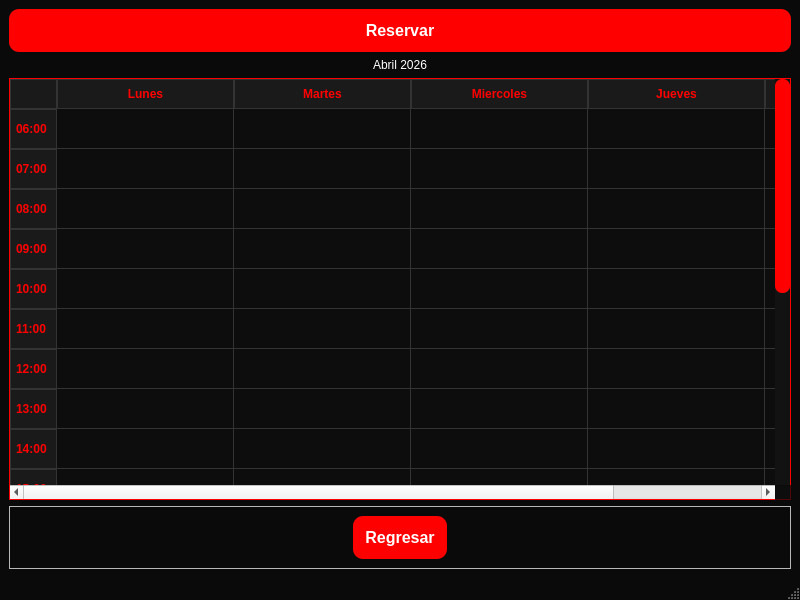
<?xml version="1.0" encoding="UTF-8"?>
<ui version="4.0">
 <class>MainWindow</class>
 <widget class="QMainWindow" name="MainWindow">
  <property name="geometry">
   <rect>
    <x>0</x>
    <y>0</y>
    <width>800</width>
    <height>600</height>
   </rect>
  </property>
  <property name="minimumSize">
   <size>
    <width>800</width>
    <height>600</height>
   </size>
  </property>
  <property name="windowTitle">
   <string>MainWindow</string>
  </property>
  <property name="styleSheet">
   <string notr="true">/* =========================================
   1. FONDO DE LA VENTANA (MAINWINDOW)
   ========================================= */
QMainWindow, #centralwidget {
    background-color: #0a0a0a; /* Negro oscuro profundo */
}

/* =========================================
   2. TEXTOS (LABELS)
   ========================================= */
QLabel {
    color: #ffffff; /* Texto blanco */
}

/* =========================================
   3. CAJAS DE TEXTO (USUARIO Y CONTRASEÑA)
   ========================================= */
QLineEdit {
    background-color: rgba(30, 30, 30, 200); /* Gris oscuro semi-transparente */
    border: 2px solid #555555; /* Borde gris apagado por defecto */
    border-radius: 10px; /* Esquinas redondeadas */
    color: #ffffff; /* Letras blancas al escribir */
    padding: 10px;
    font-size: 14px;
}

/* Efecto Neón cuando le das clic a la caja para escribir */
QLineEdit:focus {
    border: 2px solid #ff0000; /* Borde rojo brillante */
    background-color: rgba(50, 20, 20, 200); /* Un ligero tono rojizo en el fondo */
}

/* =========================================
   4. BOTÓN PRINCIPAL (ENTRAR)
   ========================================= */
QPushButton {
    background-color: #ff0000; /* Rojo sólido ZoomFit */
    color: white;
    border-radius: 10px;
    padding: 12px;
    font-size: 16px;
    font-weight: bold;
}

/* Efecto cuando pasas el mouse por encima del botón */
QPushButton:hover {
    background-color: #cc0000; /* Rojo más oscuro para dar efecto de clic */
}

/* =========================================
   5. ESTILO PARA EL CALENDARIO (TABLA)
   ========================================= */
QTableWidget {
    background-color: #0d0d0d;
    gridline-color: #333333; /* Líneas de la tabla discretas */
    border: 1px solid #ff0000;
    color: #ffffff;
}

QHeaderView::section {
    background-color: #1a1a1a;
    color: #ff0000; /* Títulos de días en rojo */
    padding: 5px;
    font-weight: bold;
    border: 1px solid #333333;
}

QTableWidget::item:selected {
    background-color: rgba(255, 0, 0, 100); /* Rojo suave al seleccionar */
    color: white;
}

/* =========================================
   6. ESQUINA SUPERIOR IZQUIERDA DE LA TABLA
   ========================================= */
QTableCornerButton::section {
    background-color: #1a1a1a;
    border: 1px solid #333333;
}

/* =========================================
   7. BARRAS DE DESPLAZAMIENTO (SCROLLBARS)
   ========================================= */
/* Fondo general de la vista de la tabla para áreas sin celdas */
QTableView {
    background-color: #0d0d0d;
}

/* Barra vertical */
QScrollBar:vertical {
    background-color: #121212;
    width: 15px; /* Ancho de la barra */
    margin: 0px 0px 0px 0px;
}

/* El &quot;agarrador&quot; de la barra que subes y bajas */
QScrollBar::handle:vertical {
    background-color: #ff0000; /* Rojo ZoomFit */
    border-radius: 7px;
    min-height: 30px;
}

/* Efecto al pasar el mouse por la barra */
QScrollBar::handle:vertical:hover {
    background-color: #cc0000;
}

/* Ocultar las flechitas feas de arriba y abajo por defecto */
QScrollBar::add-line:vertical, QScrollBar::sub-line:vertical {
    background: none;
    border: none;
}</string>
  </property>
  <widget class="QWidget" name="centralwidget">
   <layout class="QVBoxLayout" name="verticalLayout_2">
    <item>
     <layout class="QVBoxLayout" name="verticalLayout">
      <item>
       <layout class="QHBoxLayout" name="horizontalLayout">
        <item>
         <widget class="QPushButton" name="reserva">
          <property name="text">
           <string>Reservar</string>
          </property>
         </widget>
        </item>
       </layout>
      </item>
      <item>
       <widget class="QLabel" name="label">
        <property name="text">
         <string>Abril 2026</string>
        </property>
        <property name="alignment">
         <set>Qt::AlignCenter</set>
        </property>
       </widget>
      </item>
      <item>
       <widget class="QTableWidget" name="horarioRC">
        <property name="layoutDirection">
         <enum>Qt::LeftToRight</enum>
        </property>
        <property name="autoScrollMargin">
         <number>16</number>
        </property>
        <property name="editTriggers">
         <set>QAbstractItemView::NoEditTriggers</set>
        </property>
        <property name="tabKeyNavigation">
         <bool>true</bool>
        </property>
        <property name="showDropIndicator" stdset="0">
         <bool>true</bool>
        </property>
        <property name="dragEnabled">
         <bool>false</bool>
        </property>
        <property name="dragDropOverwriteMode">
         <bool>false</bool>
        </property>
        <property name="selectionMode">
         <enum>QAbstractItemView::ExtendedSelection</enum>
        </property>
        <property name="sortingEnabled">
         <bool>false</bool>
        </property>
        <property name="rowCount">
         <number>17</number>
        </property>
        <attribute name="horizontalHeaderDefaultSectionSize">
         <number>177</number>
        </attribute>
        <attribute name="horizontalHeaderShowSortIndicator" stdset="0">
         <bool>false</bool>
        </attribute>
        <attribute name="horizontalHeaderStretchLastSection">
         <bool>false</bool>
        </attribute>
        <attribute name="verticalHeaderVisible">
         <bool>true</bool>
        </attribute>
        <attribute name="verticalHeaderCascadingSectionResizes">
         <bool>false</bool>
        </attribute>
        <attribute name="verticalHeaderDefaultSectionSize">
         <number>40</number>
        </attribute>
        <attribute name="verticalHeaderMinimumSectionSize">
         <number>20</number>
        </attribute>
        <row>
         <property name="text">
          <string>06:00</string>
         </property>
        </row>
        <row>
         <property name="text">
          <string>07:00</string>
         </property>
        </row>
        <row>
         <property name="text">
          <string>08:00</string>
         </property>
        </row>
        <row>
         <property name="text">
          <string>09:00</string>
         </property>
        </row>
        <row>
         <property name="text">
          <string>10:00</string>
         </property>
        </row>
        <row>
         <property name="text">
          <string>11:00</string>
         </property>
        </row>
        <row>
         <property name="text">
          <string>12:00</string>
         </property>
        </row>
        <row>
         <property name="text">
          <string>13:00</string>
         </property>
        </row>
        <row>
         <property name="text">
          <string>14:00</string>
         </property>
        </row>
        <row>
         <property name="text">
          <string>15:00</string>
         </property>
        </row>
        <row>
         <property name="text">
          <string>16:00</string>
         </property>
        </row>
        <row>
         <property name="text">
          <string>17:00</string>
         </property>
        </row>
        <row>
         <property name="text">
          <string>18:00</string>
         </property>
        </row>
        <row>
         <property name="text">
          <string>19:00</string>
         </property>
        </row>
        <row>
         <property name="text">
          <string>20:00</string>
         </property>
        </row>
        <row>
         <property name="text">
          <string>21:00</string>
         </property>
        </row>
        <row>
         <property name="text">
          <string>22:00</string>
         </property>
        </row>
        <column>
         <property name="text">
          <string>Lunes</string>
         </property>
        </column>
        <column>
         <property name="text">
          <string>Martes</string>
         </property>
        </column>
        <column>
         <property name="text">
          <string>Miercoles</string>
         </property>
        </column>
        <column>
         <property name="text">
          <string>Jueves</string>
         </property>
        </column>
        <column>
         <property name="text">
          <string>Viernes</string>
         </property>
        </column>
        <item row="0" column="0">
         <property name="text">
          <string/>
         </property>
        </item>
       </widget>
      </item>
      <item>
       <layout class="QVBoxLayout" name="verticalLayout_5">
        <item>
         <widget class="QFrame" name="frame">
          <property name="frameShape">
           <enum>QFrame::StyledPanel</enum>
          </property>
          <property name="frameShadow">
           <enum>QFrame::Raised</enum>
          </property>
          <layout class="QHBoxLayout" name="horizontalLayout_2">
           <item>
            <spacer name="horizontalSpacer">
             <property name="orientation">
              <enum>Qt::Horizontal</enum>
             </property>
             <property name="sizeHint" stdset="0">
              <size>
               <width>40</width>
               <height>20</height>
              </size>
             </property>
            </spacer>
           </item>
           <item>
            <widget class="QPushButton" name="pushButton_4">
             <property name="maximumSize">
              <size>
               <width>500</width>
               <height>16777215</height>
              </size>
             </property>
             <property name="text">
              <string>Regresar</string>
             </property>
            </widget>
           </item>
           <item>
            <spacer name="horizontalSpacer_2">
             <property name="orientation">
              <enum>Qt::Horizontal</enum>
             </property>
             <property name="sizeHint" stdset="0">
              <size>
               <width>40</width>
               <height>20</height>
              </size>
             </property>
            </spacer>
           </item>
          </layout>
         </widget>
        </item>
       </layout>
      </item>
     </layout>
    </item>
   </layout>
  </widget>
  <widget class="QStatusBar" name="statusbar"/>
 </widget>
 <resources/>
 <connections/>
</ui>
